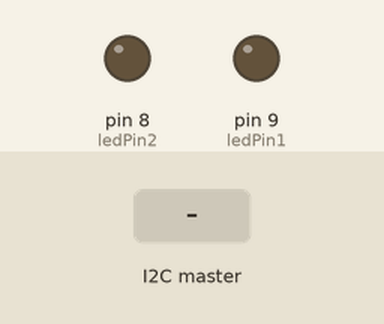
Simulated run of this sketch. Board: Arduino Nano, built with avr-gcc and run on an emulated ATmega328P. On the bench: output pins drawn as LEDs (lit = HIGH). Inputs (shaded band) come from the test bench.

Above: at 1.2 s.
1.3 s: the I2C master sends the byte 1
At 1.8 s:
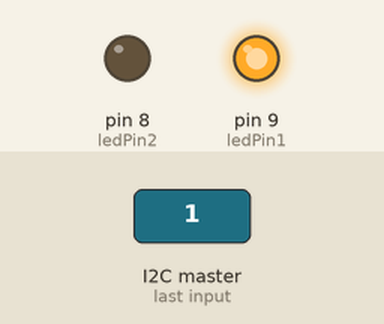
2.8 s: the I2C master sends the byte 2
At 4.0 s:
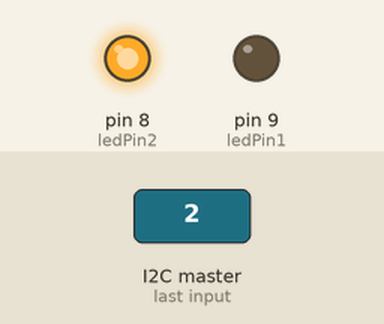
4.3 s: the I2C master sends the byte 0
At 5.3 s:
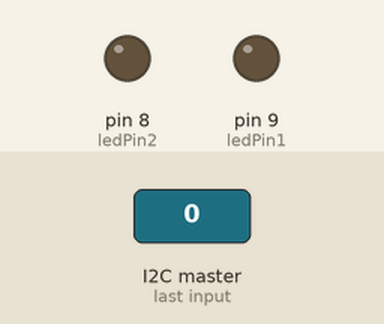
5.8 s: the I2C master sends the byte 90
At 6.5 s:
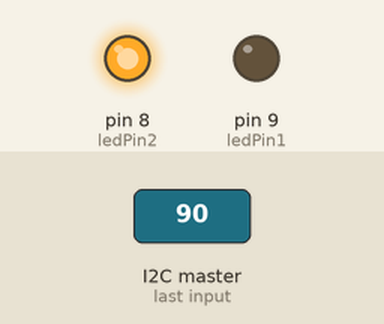
Timing chart, 0 to 8.3 s (numbered marks = the images above; inputs shaded):
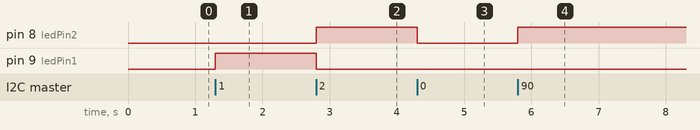

Measured:
- after the input at 1.3 s, pin 9 (ledPin1): LOW → HIGH at once
- after the input at 2.8 s, pin 8 (ledPin2): LOW → HIGH at once; pin 9 (ledPin1): HIGH → LOW at once
- after the input at 4.3 s, pin 8 (ledPin2): HIGH → LOW at once
- after the input at 5.8 s, pin 8 (ledPin2): LOW → HIGH at once

The sketch:

nano.ino
```cpp
#include <Wire.h>

const int ledPin1 = 9;
const int ledPin2 = 8;

void setup() {
  pinMode(ledPin1, OUTPUT);
  pinMode(ledPin2, OUTPUT);
  digitalWrite(ledPin1, 0);
  digitalWrite(ledPin2, 0);
  Wire.begin(8); // Join I2C bus with address 8
  Wire.onReceive(receiveEvent); // Register event for receiving data
}

void loop() {
  // No need for loop() as LED states are controlled by I2C
  delay(100); // Optional: Add a small delay for stability
}

void receiveEvent(int bytes) {
  byte data = Wire.read(); // Read the byte sent by the master

  // Decode the data (example: first bit for LED1, second bit for LED2)
  digitalWrite(ledPin1, bitRead(data, 0));
  digitalWrite(ledPin2, bitRead(data, 1));
}
```
